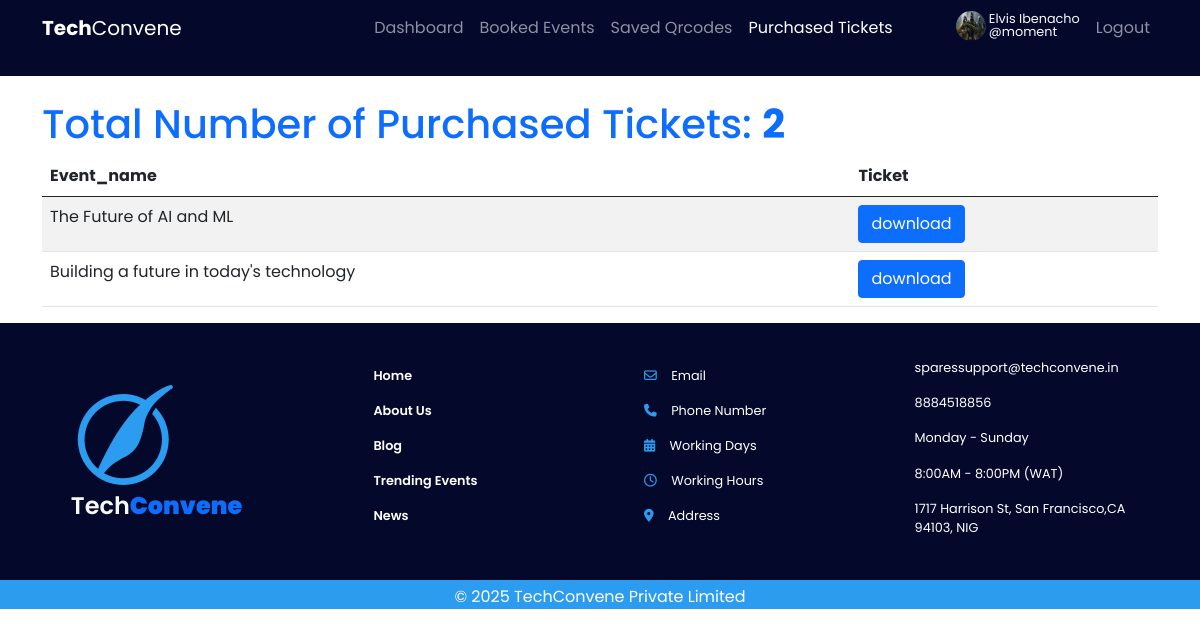
The page /tickets/purchased_tickets/ (signed in) on the database its author committed.
### accounts/models.py (models this page shows, shortened)
class CustomUser(AbstractUser):
    ROLES = (
        ('USER', 'User'),
        ('ADMIN', 'Admin'))
    role = models.CharField(max_length=20, choices=ROLES, default='USER')
    email = models.CharField(max_length=150, unique=True, null=False, blank=False)
    username = models.CharField(max_length=100, unique=False, null=True, blank=True)
    first_name = models.CharField(max_length=150, blank=False, null=False)
    last_name = models.CharField(max_length=150, blank=False, null=False)
    USERNAME_FIELD = 'email'
    REQUIRED_FIELDS = []
    objects = UserManager()
    class Meta:
        permissions = (("can_add_user", "Can add user"),
            ("can_update_user", "Can update user"),
            ("can_delete_user", "Can delete user"),
            )

class UserProfile(models.Model):
    profile_picture = models.ImageField(upload_to='media/', blank=True, null=True)
    date_of_birth = models.DateField(blank=True, null=True)
    age = models.IntegerField(blank=True, null=True)
    user = models.OneToOneField(CustomUser, on_delete=models.CASCADE, related_name='profile')

### tickets/models.py (models this page shows, shortened)
class Ticket(models.Model):
    ticket_id = models.UUIDField(primary_key=True, default=uuid.uuid4, editable=False)
    payment_invoice = models.CharField(max_length=255, null=True)
    user = models.ForeignKey(CustomUser, on_delete=models.CASCADE, related_name='ticket')
    event = models.ForeignKey(Event, on_delete=models.SET_NULL, null=True, related_name='tickets')
    is_used = models.BooleanField(default=False)
    created_at = models.DateTimeField(auto_now_add=True)
    updated_at = models.DateTimeField(auto_now=True)
    class Meta:
        ordering = ["-created_at"]

### events/models.py (models this page shows, shortened)
class Event(models.Model):
    event_id = models.UUIDField(primary_key=True, default=uuid.uuid4,editable=False)
    name = models.CharField(max_length=100)
    description = models.CharField(max_length=200)
    featured_photo = models.ImageField(upload_to='uploads/', blank=True, null=True)
    venue = models.CharField(max_length=100)
    date = models.DateField()
    time = models.TimeField()
    price = models.DecimalField(max_digits=9, decimal_places=2)
    user = models.ForeignKey(CustomUser, on_delete=models.SET_NULL, null=True, related_name='event')
    created_at = models.DateTimeField(auto_now_add=True)
    updated_at = models.DateTimeField(auto_now=True)
    class Meta:
        ordering = ['-created_at']

### tickets/views.py (the view)
# urls.py: path('tickets/purchased_tickets/', views.purchased_tickets, name="purchased_tickets"),
@login_required
def purchased_tickets(request):
    tickets = Ticket.objects.filter(user=request.user)
    tickets_count = tickets.count()
    return render(request, 'tickets/purchased_tickets.html', {"tickets":tickets, "tickets_count":tickets_count})

### tickets/templates/tickets/purchased_tickets.html (shortened to what this page needs)
{% extends 'accounts/base.html' %}
{% load static %}
{% load crispy_forms_tags %}
{% block header %}
<div class="header-bg">
    <nav class="navbar navbar-expand-lg navbar-dark">
        <div class="container">
          <a class="navbar-brand" href="{% url 'home' %}"><b id='logo'>Tech</b>Convene</a>
          <div class="collapse navbar-collapse" id="navbarSupportedContent">
            <ul class="navbar-nav ms-auto my-auto mb-1 mb-lg-0">
                {% if user.role == 'ADMIN'%}
                    <li class="nav-item"><a class="nav-link" aria-current="page" href="{% url 'admin_dashboard_view' %}">Dashboard</a></li>
                {% else %}
                    <li class="nav-item"><a  class="nav-link" href="{% url 'user_dashboard_view' %}">Dashboard</a></li>
                {% endif %}
                <li class="nav-item"><a class="nav-link"  href="{% url 'booked_event' %}">Booked Events</a></li>
                <li class="nav-item"><a class="nav-link" href="{% url 'saved_event_qrcodes' %}">Saved Qrcodes</a></li>
                <li class="nav-item"><a class="nav-link active" href="{% url 'purchased_tickets' %}">Purchased Tickets</a></li>
                <li class="nav-item">
                    {% if user.profile.profile_picture%}
                    <img src="{{ user.profile.profile_picture.url}}" class="rounded-circle" id="prof_img" width="30" height="30" alt="profile"/>
                    {%else%}
                    <img src="#" class="rounded-circle" width="30" height="30"/>
                    {% endif %}
                </li>
                <a href="{% url 'profile' %}" class="text-decoration-none text-light"><p class="profile_text">{{user.first_name}} {{user.last_name}}<br>@{{user.username}}</br></p></a>
                <li class="nav-item"><a class="nav-link" href="{% url 'logout'%}" >Logout</a></li>
            </ul>
          </div>
        </div>
      </nav>
</div>
{% endblock %}
{% block content %}
<div class="container pt-4">
    <h1 class="text-primary">Total Number of Purchased Tickets: <b class="text-primary">{{tickets_count}}</b></h1>
    <table class="table table-striped">
        <thead>
          <tr>
            <th scope="col">Event_name</th>
            <th scope="col">Ticket</th>
          </tr>
        </thead>
        <tbody>
            {% for ticket in tickets %}
          <tr>
            <td>{{ticket.event.name}}</td>
            <td><a class="btn btn-primary " href="{% url 'ticket_pdf' ticket_id=ticket.ticket_id %}">download</a></td>
          </tr>
          {% endfor %}
        </tbody>
      </table>
</div>
{%endblock%}

### accounts/static/accounts/css/style.css (style rules this page uses)
* { margin: 0; padding: 0; box-sizing: border-box; font-family: Poppins; }
html, body { overflow-x: hidden; width: 100%; }
.header-bg { background: #04092C; height: auto; padding-bottom: 20px; width: 100%; }
#prof_img { margin-left: 55px; margin-top:0.2rem; }
.profile_text { font-size: 0.8rem; margin: auto; margin-top: auto; line-height: 1; text-decoration: none; cursor: pointer; display: inline-block; margin-top: 5px; margin-left: 0.2rem; margin-right: 0.5rem; overflow-y: hidden; }

### rows shown on the page
CustomUser: profile.profile_picture (picture), first_name "Elvis", last_name "Ibenacho", username "moment"
Ticket: event.name "The Future of AI and ML"
Ticket: event.name "Building a future in today's technology"

### other values the page prints
{{ tickets_count }} "2"
